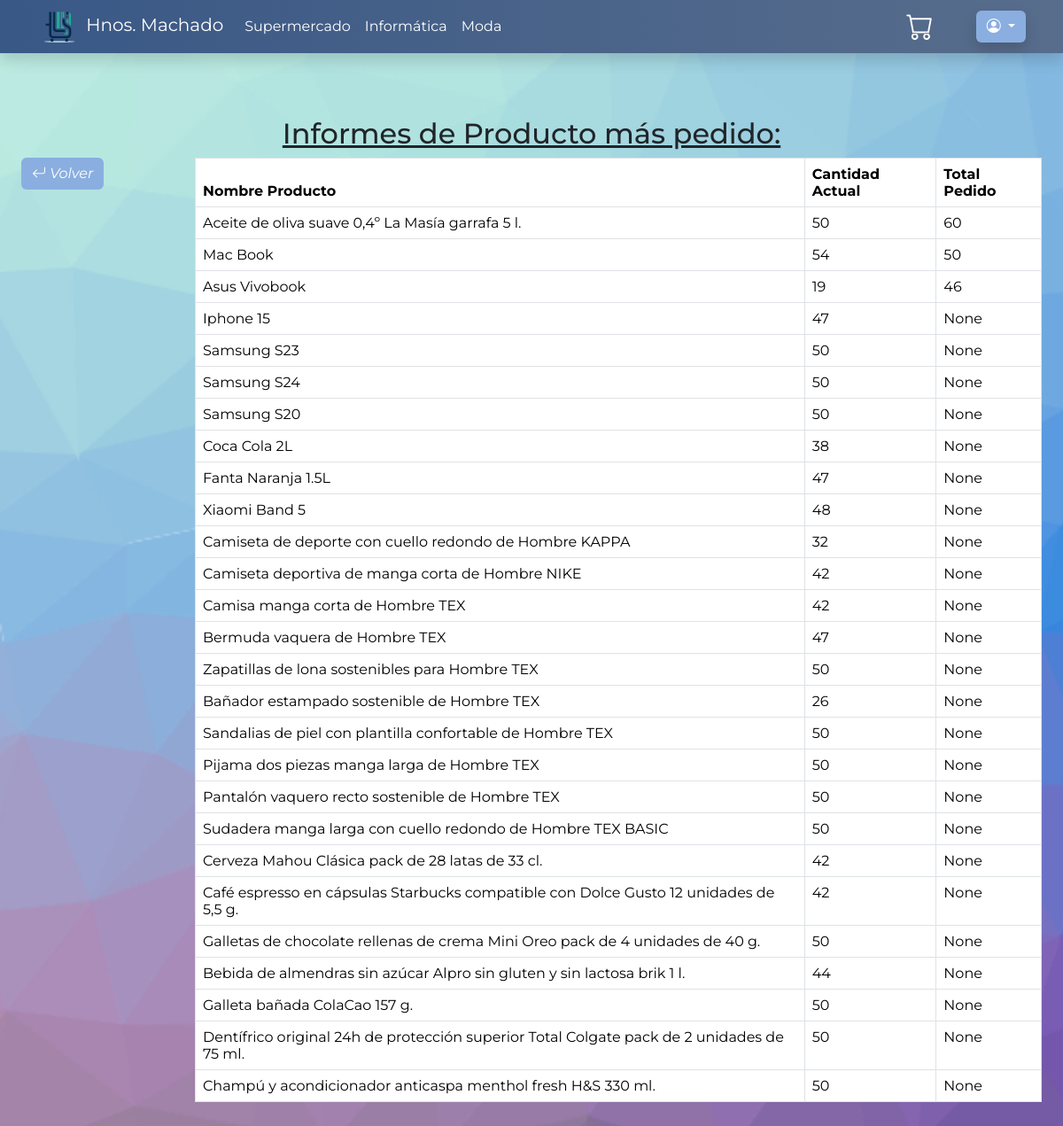
Before: /almacen/informes/productoMásPeds/ with the older database file.
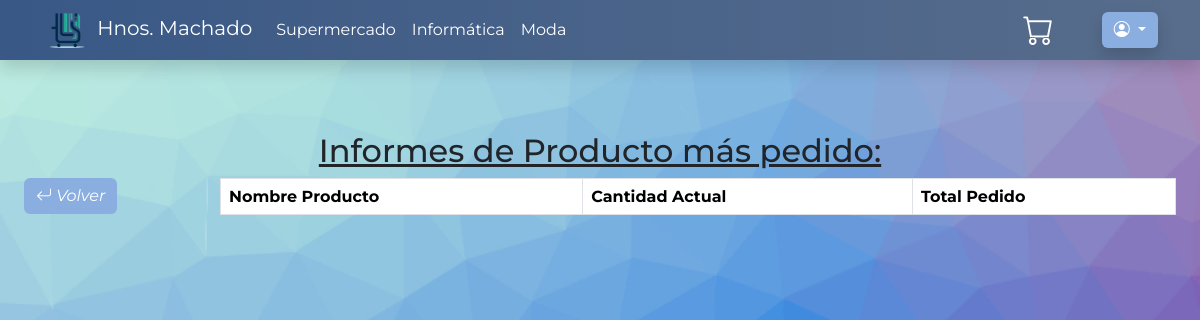
After: the same page with the newer database file.
### almacenApp/models.py (models this page shows, shortened)
class Producto(models.Model):
    DISPONIBILIDAD = (
        ('disponible', 'DISPONIBLE'),
        ('pedido', 'SIN STOCK'),
    )
    nombre = models.CharField(max_length=100, null=True, blank=True)
    descripcion = models.TextField()
    muestra = models.ImageField(upload_to='productos/', null=True, blank=True)
    precio = models.DecimalField(max_digits=8, decimal_places=2, default=0)
    estado = models.CharField(max_length=20, choices=DISPONIBILIDAD, default='disponible')
    cantidad = models.IntegerField(default=0, null=True, blank=True)
    fecha_entrada = models.DateTimeField(auto_now_add=True)
    categoria = models.ManyToManyField(Categoria)
    marca = models.ForeignKey(Marca, on_delete=models.CASCADE, null=True, blank=True)
    limite_cant = 5

### almacenApp/views.py (called while the page is built)
    def get_queryset(self):
        return Producto.objects.annotate(total_pedido=Sum('pedido__cantidad_pedida')).order_by('-total_pedido')

### templates/almacenApp/informes/informeProdsMasPeds.html (shortened to what this page needs)
{% extends 'base.html' %}
{% block content %}
	<div class="container-fluids">
		<div class="row">
			<h2 class="text-center text-decoration-underline">Informes de Producto más pedido:</h2>
			<div class="col-2">
                <a href="{% url 'almacen' %}" class="btn btn-personalizado color-text"><i class="bi bi-arrow-return-left"> Volver</i></a>
			</div>
            <div class="col-10">
                <table class="table table-hover table-bordered">
                    <thead>
                        <tr>
                            <th scope="col">Nombre Producto</th>
                            <th scope="col">Cantidad Actual</th>
                            <th scope="col">Total Pedido</th>
                        </tr>
                    </thead>
                    <tbody>
                            {% for prods in productosMasPeds %}
                                <tr>
                                    <td>{{ prods.nombre }}</td>
                                    <td>{{ prods.cantidad }}</td>
                                    <td>{{ prods.total_pedido }}</td>
                                </tr>
                            {% endfor %}
                    </tbody>
                </table>
            </div>
		</div>
	</div>
{% endblock %}

Changed rows visible on the page:
removed Producto: nombre "Aceite de oliva suave 0,4º La Masía garrafa 5 l.", cantidad "50", total_pedido "60"
removed Producto: nombre "Mac Book", cantidad "54", total_pedido "50"
removed Producto: nombre "Asus Vivobook", cantidad "19", total_pedido "46"
removed Producto: nombre "Iphone 15", cantidad "47", total_pedido "None"
removed Producto: nombre "Samsung S23", cantidad "50", total_pedido "None"
removed Producto: nombre "Samsung S24", cantidad "50", total_pedido "None"
removed Producto: nombre "Samsung S20", cantidad "50", total_pedido "None"
removed Producto: nombre "Coca Cola 2L", cantidad "38", total_pedido "None"
removed Producto: nombre "Fanta Naranja 1.5L", cantidad "47", total_pedido "None"
removed Producto: nombre "Xiaomi Band 5", cantidad "48", total_pedido "None"
removed Producto: nombre "Camiseta de deporte con cuello redondo de Hombre KAPPA", cantidad "32", total_pedido "None"
removed Producto: nombre "Camiseta deportiva de manga corta de Hombre NIKE", cantidad "42", total_pedido "None"
removed Producto: nombre "Camisa manga corta de Hombre TEX", cantidad "42", total_pedido "None"
removed Producto: nombre "Bermuda vaquera de Hombre TEX", cantidad "47", total_pedido "None"
removed Producto: nombre "Zapatillas de lona sostenibles para Hombre TEX", cantidad "50", total_pedido "None"
removed Producto: nombre "Bañador estampado sostenible de Hombre TEX", cantidad "26", total_pedido "None"
removed Producto: nombre "Sandalias de piel con plantilla confortable de Hombre TEX", cantidad "50", total_pedido "None"
removed Producto: nombre "Pijama dos piezas manga larga de Hombre TEX", cantidad "50", total_pedido "None"
removed Producto: nombre "Pantalón vaquero recto sostenible de Hombre TEX", cantidad "50", total_pedido "None"
removed Producto: nombre "Sudadera manga larga con cuello redondo de Hombre TEX BASIC", cantidad "50", total_pedido "None"
removed Producto: nombre "Cerveza Mahou Clásica pack de 28 latas de 33 cl.", cantidad "42", total_pedido "None"
removed Producto: nombre "Café espresso en cápsulas Starbucks compatible con Dolce Gusto 12 unidades de 5,5 g.", cantidad "42", total_pedido "None"
removed Producto: nombre "Galletas de chocolate rellenas de crema Mini Oreo pack de 4 unidades de 40 g.", cantidad "50", total_pedido "None"
removed Producto: nombre "Bebida de almendras sin azúcar Alpro sin gluten y sin lactosa brik 1 l.", cantidad "44", total_pedido "None"
removed Producto: nombre "Galleta bañada ColaCao 157 g.", cantidad "50", total_pedido "None"
removed Producto: nombre "Dentífrico original 24h de protección superior Total Colgate pack de 2 unidades de 75 ml.", cantidad "50", total_pedido "None"
removed Producto: nombre "Champú y acondicionador anticaspa menthol fresh H&S 330 ml.", cantidad "50", total_pedido "None"
